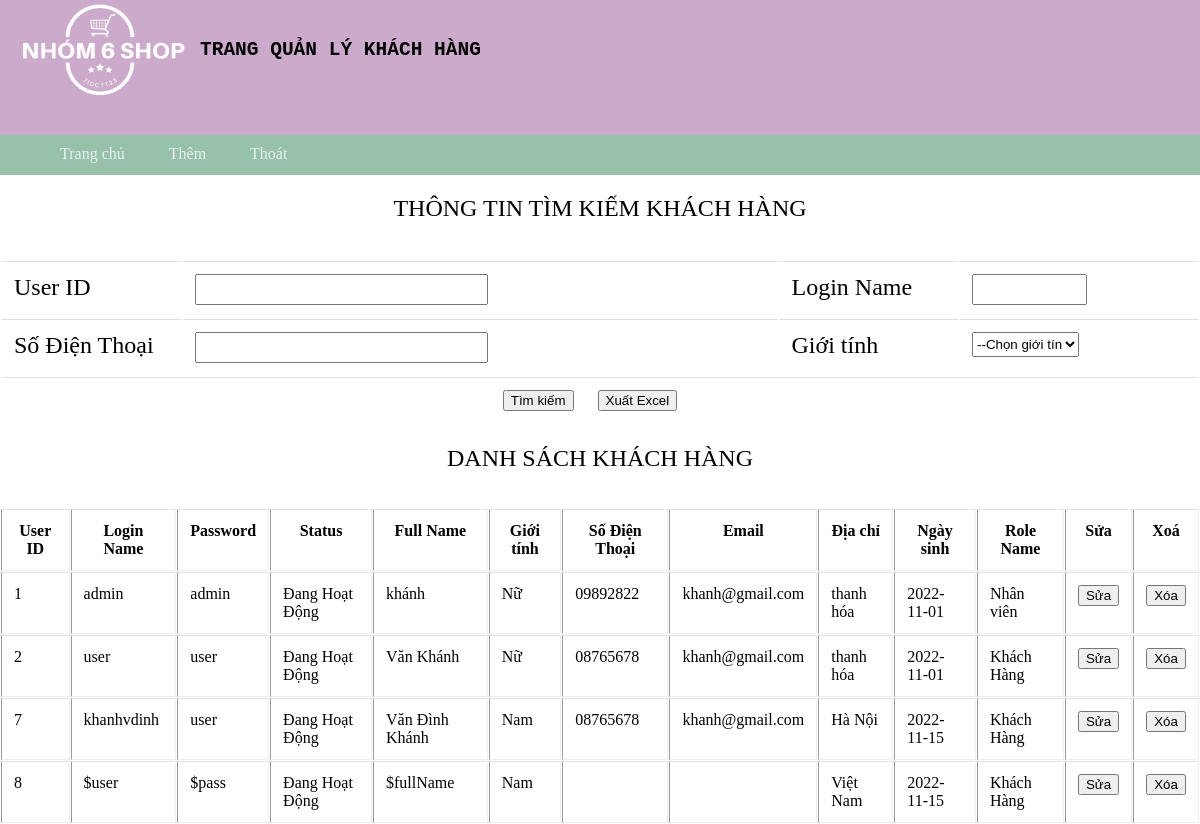
The page /MVC/Views/pages/admin/quanLyKhachHang/qlKhachHang.php (signed in) on the database as committed earlier.
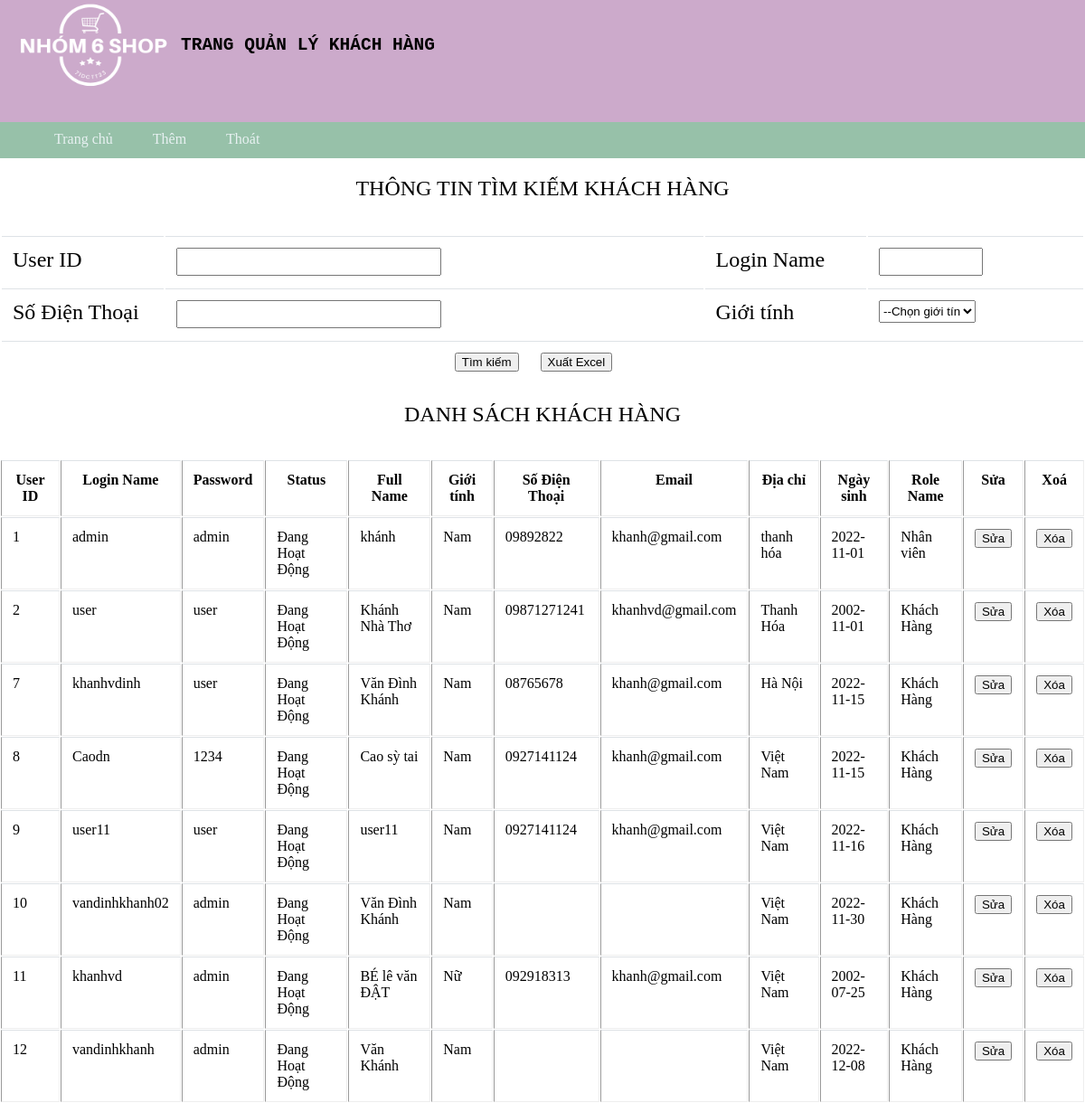
The same page on the database as committed later.
### tables this page shows
CREATE TABLE `tblUsers` (
  `userID` int(10) NOT NULL,
  `loginName` varchar(50) NOT NULL,
  `password` varchar(300) NOT NULL,
  `status` int(11) NOT NULL DEFAULT 1,
  `fullName` varchar(20) NOT NULL,
  `gioiTinh` int(11) NOT NULL,
  `soDienThoai` varchar(12) NOT NULL,
  `email` varchar(50) NOT NULL,
  `diaChi` varchar(50) NOT NULL,
  `ngaySinh` date NOT NULL,
  `roleName` int(11) NOT NULL,
  `anhDaiDien` varchar(400) NOT NULL
);

### MVC/Views/pages/admin/quanLyKhachHang/qlKhachHang.php (the view, shortened to what the changed rows need)
<?php
$con = mysqli_connect('localhost', 'root', '', 'shopBanHang');
if (isset($_POST['btnTimkiem'])) {
    $usersID = $_POST['txtusersID'];
    $loginName = $_POST['txtloginName'];
    $soDienThoai = $_POST['txtsoDienThoai'];
    $gioiTinh = $_POST['txtgioiTinh'];
    $sql = "Select * From tblusers Where userID like '%$usersID%' and loginName like '%$loginName%'and soDienThoai like '%$soDienThoai%' and gioiTinh like '%$gioiTinh%'";
    $result = mysqli_query($con, $sql);
} else {
    $sql = "Select * From tblusers";
    $result = mysqli_query($con, $sql);
}
?>
<!DOCTYPE html>
<html>
<head>
</head>
<body>
    <div class="header">
    <nav>
        <div class ="logo_contenner">
            <h1> TRANG QUẢN LÝ KHÁCH HÀNG</h1>
        </div>
    </nav>
    </div>
</body>
</html>
<div class="menu2">
    <form method="post">
        <table class="table" width="100%">
            <tr style="background: greenyellow;">
                <caption style="padding-top: 20px;font-size: 24px;">THÔNG TIN TÌM KIẾM KHÁCH HÀNG</caption>
        </table>
        <table class="table" border="1" cellspacing="1" width="100%" >
           <thead class="thead-dark" style="text-align: center;">
            <tr>
                <caption style="padding-top: 20px;font-size: 24px;">DANH SÁCH KHÁCH HÀNG</caption>
                <th>User ID</th>
                <th>Login Name</th>
                <th>Password</th>
                <th>Status</th>
                <th>Full Name</th>
                <th>Giới tính</th>
                <th>Số Điện Thoại</th>
                <th>Email</th>
                <th>Địa chỉ</th>
                <th>Ngày sinh</th>
                <th>Role Name</th>
                <th>Sửa</th>
                <th>Xoá</th>
            </tr>
        </thead>
<?php $i = 1 ?>
<?php while ($row = mysqli_fetch_assoc($result)) : ?>
<?php if ($i % 2 == 0) : ?>
                    <td> <?php echo $row['userID'] ?></td>
                    <td> <?php echo $row['loginName'] ?></td>
                    <td> <?php echo $row['password'] ?></td>
                    <?php if ($row['status'] == 1) : ?>
                        <td>Đang Hoạt Động</td>
                    <?php endif ?>
                    <td> <?php echo $row['fullName'] ?></td>
                    <?php if ($row['gioiTinh'] == 1) : ?>
                        <td>Nam</td>
                    <?php endif ?>
                    <?php if ($row['gioiTinh'] == 0) : ?>
                        <td>Nữ</td>
                    <?php endif ?>
                    <td> <?php echo $row['soDienThoai'] ?></td>
                    <td> <?php echo $row['email'] ?></td>
                    <td> <?php echo $row['diaChi'] ?></td>
                    <td> <?php echo $row['ngaySinh'] ?></td>
                    <?php if ($row['roleName'] == 0) : ?>
                        <td>Khách Hàng</td>
                    <?php endif ?>
                    <td><input type="button" name="btnSua" value="Sửa" onclick="suaKhachHang(<?php echo $row['userID'] ?>)"></td>
                    <td><a href="http://localhost/btl_web/MVC/Views/pages/admin/quanLyKhachHang/xoaKhachHang.php">
                    <input type="button" name="btnXoa" value="Xóa" onclick="xoaKhachHang(<?php echo $row['userID'] ?>)">
<?php endif ?>
<?php if ($i % 2 != 0) : ?>
                    <td> <?php echo $row['userID'] ?></td>
                    <td> <?php echo $row['loginName'] ?></td>
                    <td> <?php echo $row['password'] ?></td>
                    <?php if ($row['status'] == 1) : ?>
                        <td>Đang Hoạt Động</td>
                    <?php endif ?>
                    <td> <?php echo $row['fullName'] ?></td>
                    <?php if ($row['gioiTinh'] == 1) : ?>
                        <td>Nam</td>
                    <?php endif ?>
                    <?php if ($row['gioiTinh'] == 0) : ?>
                        <td>Nữ</td>
                    <?php endif ?>
                    <td> <?php echo $row['soDienThoai'] ?></td>
                    <td> <?php echo $row['email'] ?></td>
                    <td> <?php echo $row['diaChi'] ?></td>
                    <td> <?php echo $row['ngaySinh'] ?></td>
                    <?php if ($row['roleName'] == 1) : ?>
                        <td>Nhân viên</td>
                    <?php endif ?>
                    <?php if ($row['roleName'] == 0) : ?>
                        <td>Khách Hàng</td>
                    <?php endif ?>
                    <td><input type="button" name="btnSua" value="Sửa" onclick="suaKhachHang(<?php echo $row['userID'] ?>)"></td>
                    <td><a href="http://localhost/btl_web/MVC/Views/pages/admin/quanLyKhachHang/xoaKhachHang.php?userID=<?php echo $row['userID']?>">
                    <input type="button" name="btnXoa" value="Xóa" onclick="xoaKhachHang(<?php echo $row['userID'] ?>)">
                    </a></td>
<?php endif ?>
<?php $i++ ?>
<?php endwhile ?>
        </table>
        </body>

Rows that differ between the two databases and show on the page:
changed tblusers "khánh": gioiTinh "Nữ" → "Nam"
changed tblusers id 2: fullName "Văn Khánh" → "Khánh Nhà Thơ"; soDienThoai "08765678" → "09871271241"; email "khanh@gmail.com" → "khanhvd@gmail.com"; diaChi "thanh hóa" → "Thanh Hóa"; ngaySinh "2022-11-01" → "2002-11-01"; gioiTinh "Nữ" → "Nam"
changed tblusers id 8: loginName "$user" → "Caodn"; password "$pass" → "1234"; fullName "$fullName" → "Cao sỳ tai"; soDienThoai (not shown) → "0927141124"; email (not shown) → "khanh@gmail.com"
added tblusers: userID "9", loginName "user11", password "user", status "Đang Hoạt Động", fullName "user11", gioiTinh "Nam", soDienThoai "0927141124", email "khanh@gmail.com", diaChi "Việt Nam", ngaySinh "2022-11-16", roleName "Khách Hàng"
added tblusers: userID "10", loginName "vandinhkhanh02", password "admin", status "Đang Hoạt Động", fullName "Văn Đình Khánh", gioiTinh "Nam", diaChi "Việt Nam", ngaySinh "2022-11-30", roleName "Khách Hàng"
added tblusers: userID "11", loginName "khanhvd", password "admin", status "Đang Hoạt Động", fullName "BÉ lê văn ĐẬT", gioiTinh "Nữ", soDienThoai "092918313", email "khanh@gmail.com", diaChi "Việt Nam", ngaySinh "2002-07-25", roleName "Khách Hàng"
added tblusers: userID "12", loginName "vandinhkhanh", password "admin", status "Đang Hoạt Động", fullName "Văn Khánh", gioiTinh "Nam", diaChi "Việt Nam", ngaySinh "2022-12-08", roleName "Khách Hàng"
